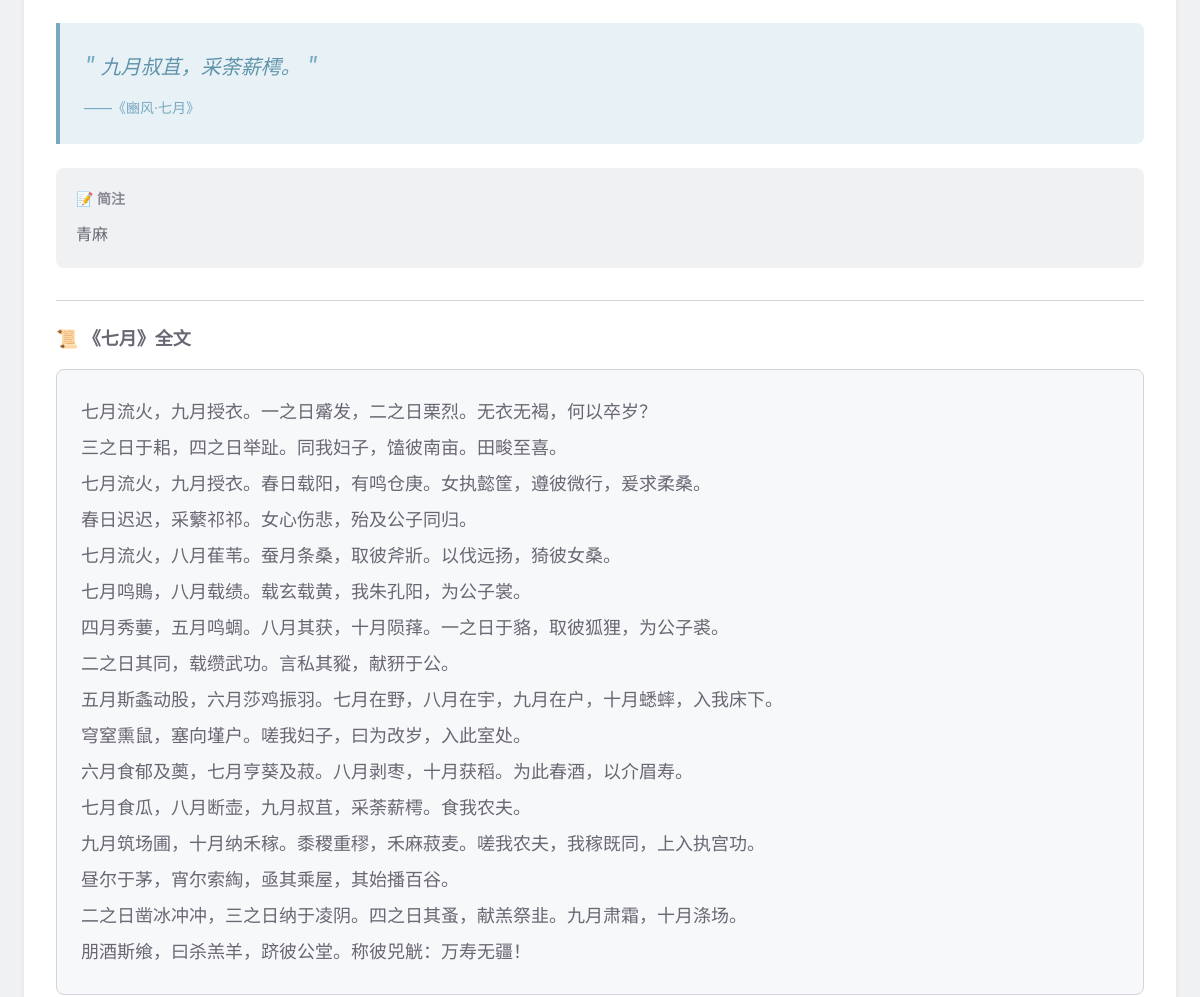
/item/47 (middle part), run on an earlier commit of the app's database.
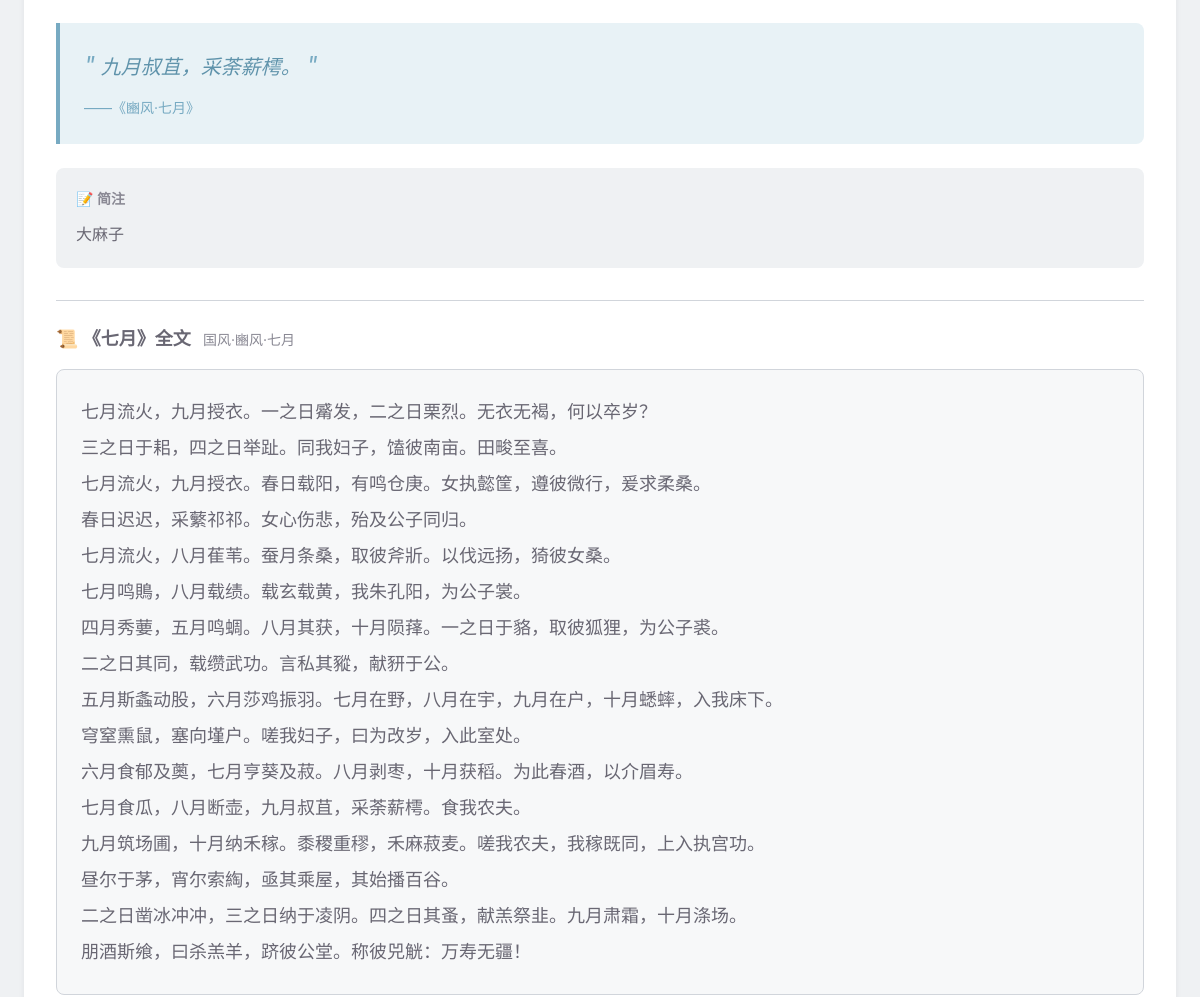
And on a later commit of the database.
### shijing_things/models/models.py (models this page shows, shortened)
class ShijingItem(Base):
    __tablename__ = "shijing_items"
    id = Column(Integer, primary_key=True, index=True)
    name = Column(String(100), nullable=False, index=True)
    category = Column(String(10), nullable=False, index=True)  # 草、木、鸟、兽、虫、鱼
    title = Column(String(100), nullable=False, index=True)  # 所属诗篇标题
    chapter = Column(String(50), nullable=False, index=True)  # 章节（如：国风、小雅）
    section = Column(String(50), nullable=False, index=True)  # 部分（如：周南、鹿鸣之什）
    poem_id = Column(Integer, nullable=False, index=True)  # 诗篇ID
    quote = Column(Text, nullable=False)  # 引用诗句
    description = Column(Text, nullable=True)  # 简要注释
    image_url = Column(String(255), nullable=True, default="")  # 图片路径
    modern_name = Column(String(255), nullable=True, default="")  # 今名
    taxonomy = Column(String(255), nullable=True, default="")  # 纲目属
    symbolism = Column(Text, nullable=True, default="")  # 寓意
    wiki_link = Column(String(255), nullable=True, default="")  # 百科链接

class Poem(Base):
    __tablename__ = "poems"
    id = Column(Integer, primary_key=True, index=True)
    title = Column(String(100), nullable=False, unique=True, index=True)  # 诗名
    chapter = Column(String(50), nullable=False, index=True)  # 章节（如：国风）
    section = Column(String(50), nullable=False, index=True)  # 部分（如：周南）
    content = Column(Text, nullable=False)  # 诗篇内容（JSON 数组字符串）
    full_source = Column(String(100), nullable=False)  # 完整来源（如：国风·周南·关雎）

### shijing_things/routers/pages.py (the view)
@router.get("/item/{item_id}", response_class=HTMLResponse)
def item_detail(item_id: int, request: Request, db: Session = Depends(get_db)):
    item = crud_item.get(db, item_id=item_id)
    if not item:
        raise HTTPException(status_code=404, detail="事物不存在")
    poem = crud_poem.get_by_title(db, title=item.title)
    poem_content = []
    if poem:
        try:
            poem_content = json.loads(poem.content)
        except:
            poem_content = []
    return templates.TemplateResponse("detail.html", {
        "request": request,
        "item": item,
        "poem": poem,
        "poem_content": poem_content,
        "is_admin": is_admin(request),
        "is_oauth_user": is_oauth_user(request),
        "github_login_url": f"/auth/login?next={request.url.path}",
        "wechat_login_url": f"/auth/login?provider=wechat&next={request.url.path}",
        "comment_login_page_url": f"/login?next={request.url.path}",
        "comment_user_name": request.session.get("nickname") or request.session.get("username") or "登录用户",
        "comment_user_avatar": request.session.get("avatar_url") or "",
        "comment_auth_label": get_comment_auth_label(request),
        "google_login_url": f"/auth/login?provider=google&next={request.url.path}",
        "google_oauth_enabled": bool(settings.google_client_id and settings.google_client_secret),
        "wechat_oauth_enabled": bool(settings.wechat_app_id and settings.wechat_app_secret),
    })

### shijing_things/templates/detail.html (shortened to what this page needs)
{% extends "base.html" %}
{% block content %}
<div class="container">
    <article class="detail-card">
        <div class="detail-body">
            <blockquote class="detail-quote">
                <span class="quote-mark">"</span>
                {{ item.quote }}
                <span class="quote-mark">"</span>
                <cite>——《{{ item.section }}·{{ item.title }}》</cite>
            </blockquote>
            <div class="detail-info">
                {% if item.description %}
                <div class="info-description">
                    <h3>📝 简注</h3>
                    <p>{{ item.description }}</p>
                </div>
                {% endif %}
            </div>
            {% if poem and poem_content %}
            <div class="poem-section">
                <h3 class="poem-title">
                    📜 《{{ poem.title }}》全文
                    <span class="poem-source">{{ poem.full_source }}</span>
                </h3>
                <div class="poem-content">
                    {% for line in poem_content %}
                    <p class="poem-line">{{ line }}</p>
                    {% endfor %}
                </div>
            </div>
            {% endif %}
        </div>
    </article>
</div>
{% endblock %}

What changed in the data, as far as the page shows it:
changed ShijingItem "九月叔苴，采荼薪樗。": description "青麻" → "大麻子"
changed Poem "七月": full_source (not shown) → "国风·豳风·七月"
